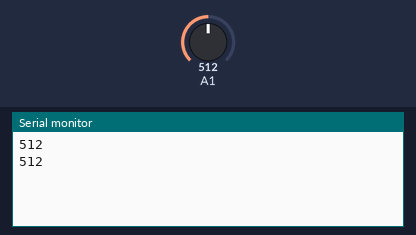
Recording of a sketch running on a simulated Arduino Uno, built with avr-gcc and run on an emulated ATmega328P. Parts: the last lines printed to the serial monitor. The test bench sets the inputs (shaded band); at power-on: A1 = 512.

Above: at 1.8 s.
1.9 s: A1 set to 716
At 2.8 s:
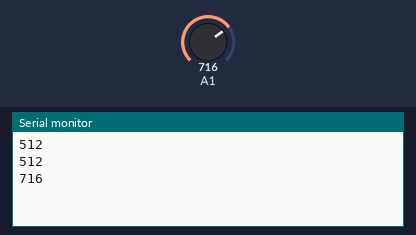
3.4 s: A1 set to 900
At 4.4 s:
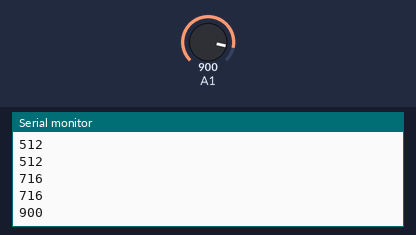
Timing chart, 0 to 6.4 s (numbered marks = the images above; inputs shaded):
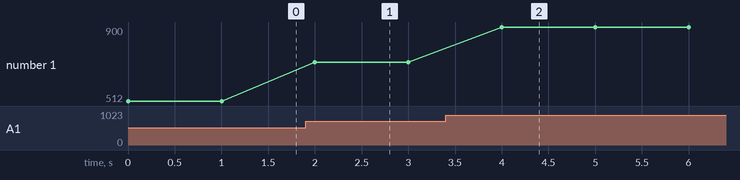

Measured:
- after the input at 1.9 s, the serial monitor: prints a new line after 0.10 s (image 1)
- after the input at 3.4 s, the serial monitor: prints a new line after 0.60 s (image 2)
- plotted number 1: 512 → 716 after the input at 1.9 s, 716 → 900 after the input at 3.4 s

The sketch:

Temp_sensor.ino
```cpp
int ADC_value;
int Temp_value;

void setup() {
  Serial.begin(9600);

}

void loop() {
  ADC_value = analogRead(A1);
  Serial.println(ADC_value);
/*  Temp_value = ((ADC_value*500)/1024);
  Serial.print(Temp_value);
  Serial.print(" Degee Celcius\n");
  if (Temp_value>30)
  {
    Serial.println("Too High");
    exit(0);
  }
  if (Temp_value<29)
  {
    Serial.println("Too Low");

  }*/
  delay(1000);
}
```
